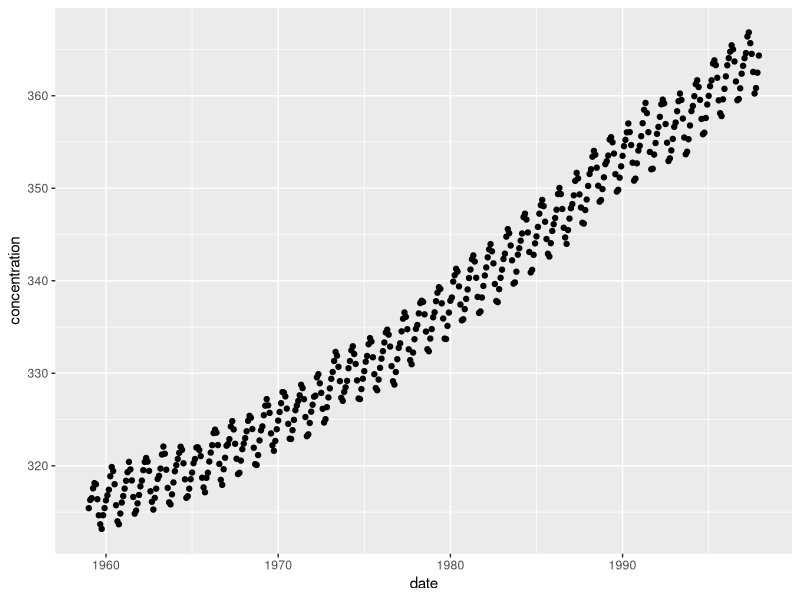
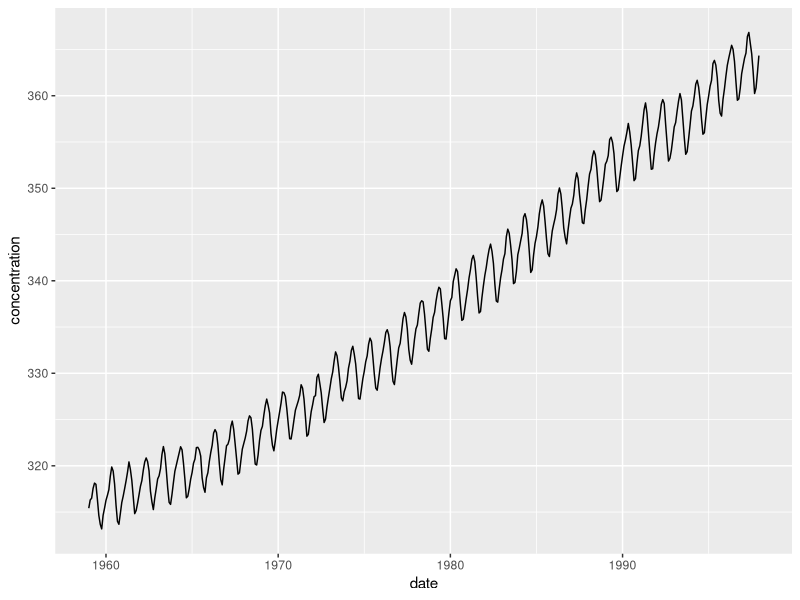
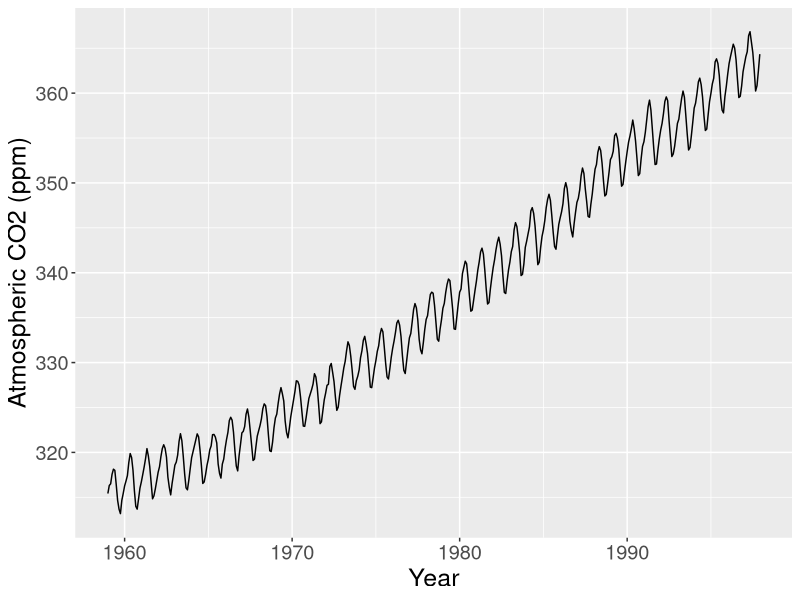
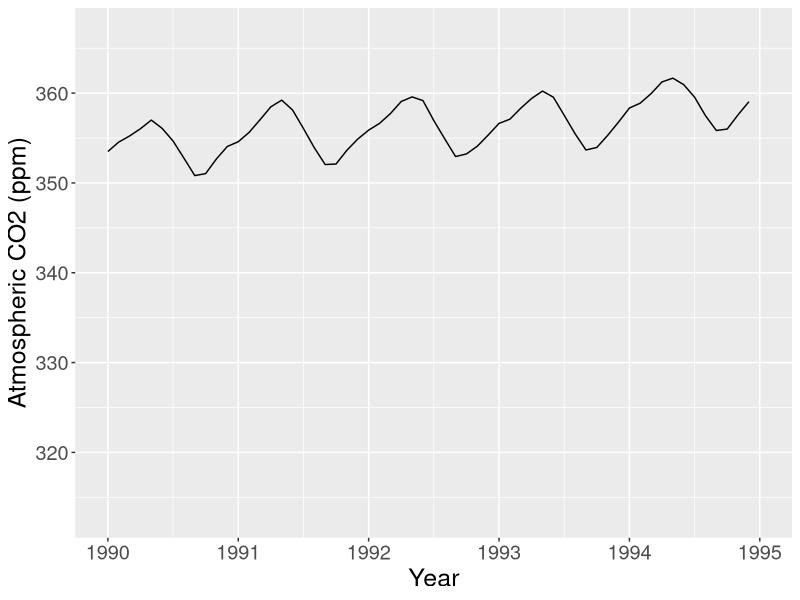
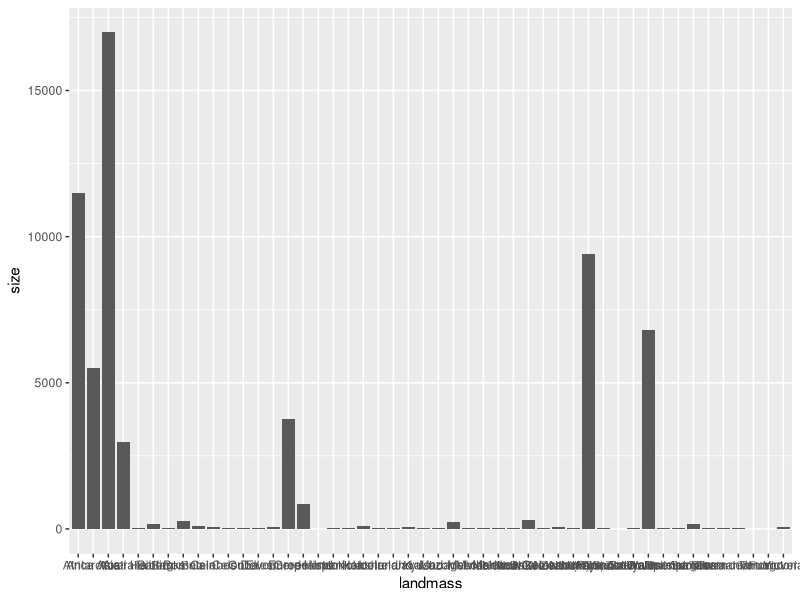
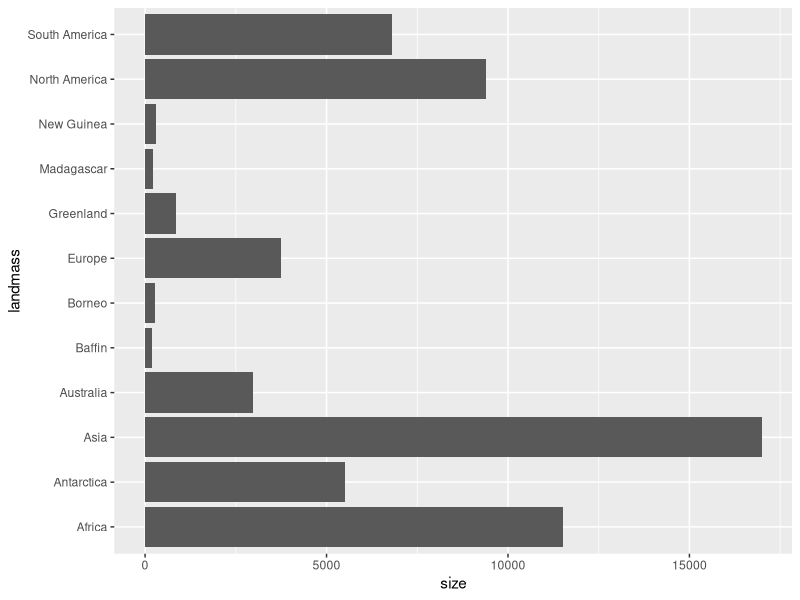
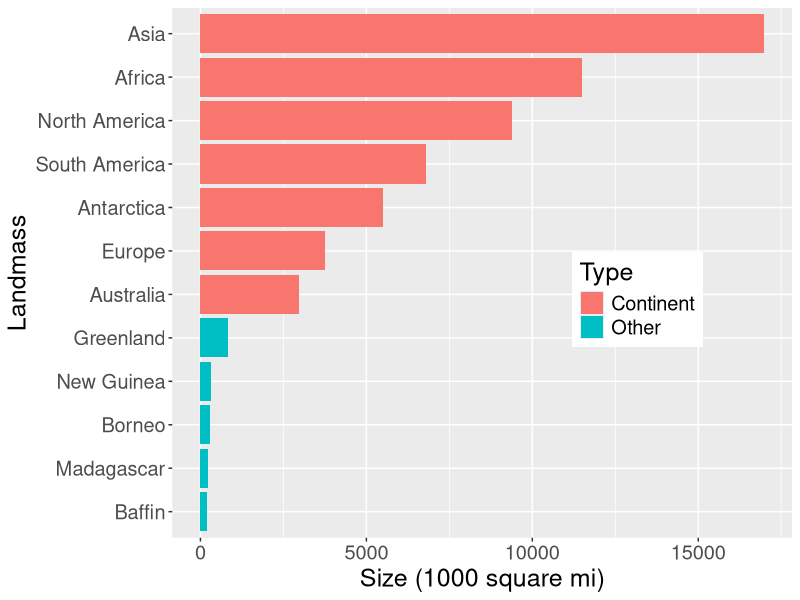
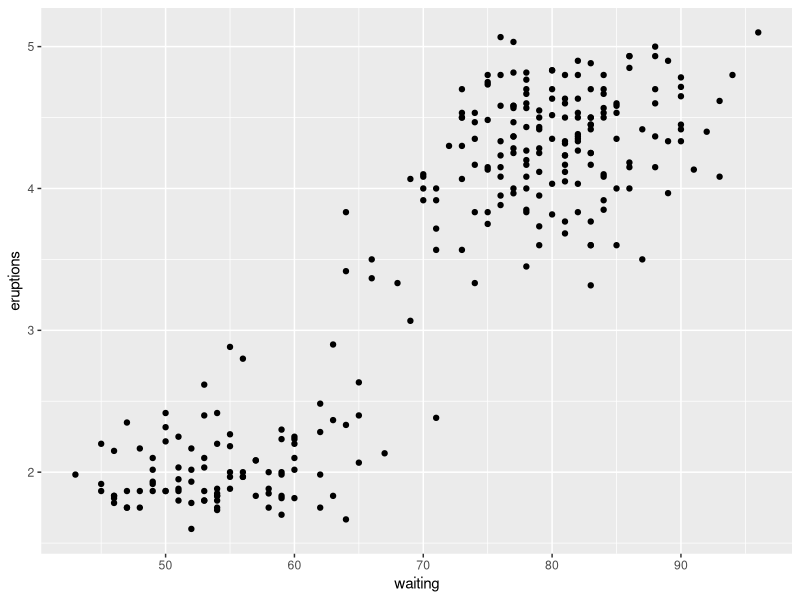

Reproduce these figures in R, in order.
## ---- chunk 1
library(tidyverse)
## ---- chunk 2
options(warn=-1)
## ---- chunk 3
# mauna loa carbon dioxide data 
co2_df <- read_csv("data/maunaloa.csv")
head(co2_df)
## ---- chunk 4
co2_scatter <- ggplot(co2_df, aes(x = date, y = concentration)) + 
		geom_point() 
co2_scatter
## ---- chunk 5
co2_line <- ggplot(co2_df, aes(x = date, y = concentration)) + 
		geom_line() 
co2_line
## ---- chunk 6
co2_line <- ggplot(co2_df, aes(x = date, y = concentration)) + 
                   geom_line() +
                   xlab('Year') +
                   ylab('Atmospheric CO2 (ppm)') + 
                   theme(text = element_text(size = 18))
co2_line
## ---- chunk 7
co2_line <- ggplot(co2_df, aes(x = date, y = concentration)) + 
                   geom_line() +
                   xlab('Year') +
                   ylab('Atmospheric CO2 (ppm)') + 
                   scale_x_continuous(limits = c(1990, 1995)) +
                   theme(text = element_text(size = 18))
co2_line
## ---- chunk 8
# islands data 
islands_df <- read_csv("data/islands.csv")
head(islands_df)
## ---- chunk 9
islands_bar <- ggplot(islands_df, aes(x = landmass, y = size)) + 
			geom_bar(stat = "identity")
islands_bar
## ---- chunk 10
islands_top12 <- top_n(islands_df, 12, size)
islands_bar <- ggplot(islands_top12, aes(x = landmass, y = size)) + 
		geom_bar(stat = "identity") + 
		coord_flip()
islands_bar
## ---- chunk 11
islands_top12 <- top_n(islands_df, 12, size)
continents <- c('Africa', 'Antarctica', 'Asia', 'Australia', 'Europe', 'North America', 'South America')
islands_ct <- mutate(islands_top12, is_continent = ifelse(landmass %in% continents, 'Continent', 'Other'))
head(islands_ct)
## ---- chunk 12
islands_bar <- ggplot(islands_ct, aes(x = reorder(landmass, size), y = size, fill = is_continent)) + 
                   geom_bar(stat="identity") +
                   labs(x = 'Landmass', y = 'Size (1000 square mi)', fill = 'Type') +
                   coord_flip() +
                   theme(text = element_text(size = 18), legend.position = c(0.75, 0.45))
islands_bar
## ---- chunk 13
# old faithful eruption time / wait time data
head(faithful)
## ---- chunk 14
faithful_scatter <- ggplot(faithful, aes(x = waiting, y = eruptions)) + 
			geom_point()  
faithful_scatter
## ---- chunk 15
faithful_scatter <- ggplot(faithful, aes(x = waiting, y = eruptions)) + 
                         geom_point() +
                         labs(x = 'Waiting Time (mins)', y = 'Eruption Duration (mins)') +
                         theme(text = element_text(size = 18))
faithful_scatter
## ---- chunk 16
# michelson morley experimental data
head(morley)
## ---- chunk 17
morley_hist <- ggplot(morley, aes(x = Speed)) + 
		geom_histogram() 
morley_hist
## ---- chunk 18
morley_hist <- ggplot(morley, aes(x = Speed)) + 
                 geom_histogram() +
                 geom_vline(xintercept = 792.458, linetype = "dashed", size = 1.0)
morley_hist
## ---- chunk 19
morley_hist <- ggplot(morley, aes(x = Speed, fill = factor(Expt))) + 
                 geom_histogram(position = "identity", alpha = 0.5) +
                 geom_vline(xintercept = 792.458, linetype = "dashed", size = 1.0)
morley_hist
## ---- chunk 20
morley_hist <- ggplot(morley, aes(x = Speed, fill = factor(Expt))) + 
                 geom_histogram(position = "identity") +
                 facet_grid(Expt ~ .) +
                 geom_vline(xintercept = 792.458, linetype = "dashed", size = 1.0)
morley_hist
## ---- chunk 21
morley_rel <- mutate(morley, relative_accuracy = 100*( (299000 + Speed) - 299792.458 ) / (299792.458))
morley_hist <- ggplot(morley_rel, aes(x = relative_accuracy, fill = factor(Expt))) + 
                 geom_histogram(position = "identity") +
                 facet_grid(Expt ~ .) +
                 geom_vline(xintercept = 0, linetype = "dashed", size = 1.0) + 
                 labs(x = 'Relative Accuracy (%)', y = '# Measurements', fill = 'Experiment ID') + 
                 theme(text = element_text(size = 18))
morley_hist
## ---- chunk 22
library(svglite) #we need this to save SVG files
faithful_plot <- ggplot(data = faithful, aes(x = waiting, y = eruptions))+
  geom_point()

faithful_plot

ggsave('faithful_plot.png', faithful_plot)
ggsave('faithful_plot.jpg', faithful_plot)
ggsave('faithful_plot.bmp', faithful_plot)
ggsave('faithful_plot.tiff', faithful_plot)
ggsave('faithful_plot.svg', faithful_plot)

print(paste("PNG filesize: ", file.info('faithful_plot.png')['size'] / 1000000, "MB"))
print(paste("JPG filesize: ", file.info('faithful_plot.jpg')['size'] / 1000000, "MB"))
print(paste("BMP filesize: ", file.info('faithful_plot.bmp')['size'] / 1000000, "MB"))
print(paste("TIFF filesize: ", file.info('faithful_plot.tiff')['size'] / 1000000, "MB"))
print(paste("SVG filesize: ", file.info('faithful_plot.svg')['size'] / 1000000, "MB"))
